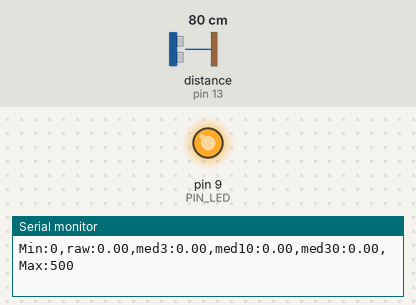
Recording of a sketch running on a simulated Arduino Uno, built with avr-gcc and run on an emulated ATmega328P. Shown: output pins drawn as LEDs (lit = HIGH), the last lines printed to the serial monitor. Wiring (inferred from the names in the program): ultrasonic range finder: trigger pin 12; echo pin 13. The inputs (shaded band) are chosen by the test bench; at power-on: distance to the obstacle (sensor on pin 13) 80 cm. The echo pulse lasts 58.3 µs per cm; pins used as bus, display or sensor lines are not drawn.

Above: at 1.2 s.
1.3 s: distance to the obstacle (sensor on pin 13) set to 18 cm
At 2.0 s:
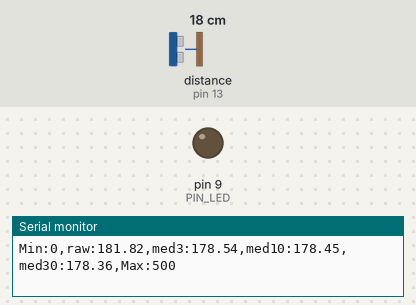
2.8 s: distance to the obstacle (sensor on pin 13) set to 2 cm
At 4.2 s:
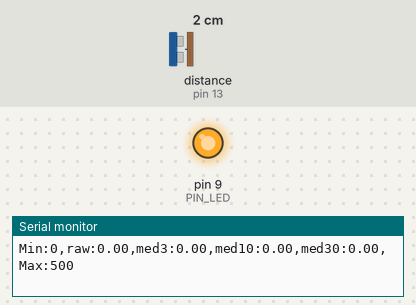
Timing chart, 0 to 5.8 s (numbered marks = the images above; inputs shaded):
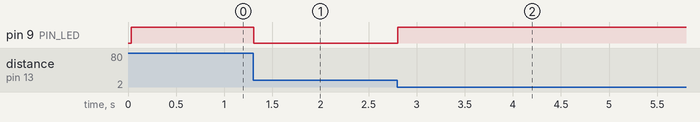

The sketch:

09_practice_2.ino
```cpp
// Arduino pin assignment
#define PIN_LED 9
#define PIN_TRIG 12
#define PIN_ECHO 13

// configurable parameters
#define SND_VEL 346.0 // sound velocity at 24 celsius degree (unit: m/s)
#define INTERVAL 25 // sampling interval (unit: ms)
#define _DIST_MIN 100 // minimum distance to be measured (unit: mm)
#define _DIST_MAX 300 // maximum distance to be measured (unit: mm)
#define MEDIAN_A_LEN 3
#define MEDIAN_B_LEN 10
#define MEDIAN_C_LEN 30
#define STRINGIFIER(X) #X
#define STRINGIFY(X) STRINGIFIER(X)

// NOT copied from the internet :)
// Coded by Yeomin Yoon (20213030)

// A plain swap function
void swap(float& a, float& b) {
  float tmp = a;
  a = b;
  b = tmp;
}

// Inplace quickselect to select target-th largest element
// Returns the target-th largest element
// Post condition: arr[target] == target-th largest element
float qselect(float* arr, uint16_t target, uint16_t begin, uint16_t end) {
  // Overflow-free average (only works when begin <= end)
  uint16_t mid = begin + ((end - begin) / 2);

  // Select pivot and move it to back
  const float pivot = arr[mid];
  swap(arr[mid], arr[end - 1]);

  // Partition the array
  uint16_t store = begin;
  for(uint16_t i = begin; i < end - 1; i++) {
    if(arr[i] < pivot) {
      swap(arr[store], arr[i]);
      store++;
    }
  }

  // Move pivot to right place
  swap(arr[store], arr[end - 1]);

  // Tail optimization. yay.
  if(store == target)
    return arr[store];
  else if(store < target)
    return qselect(arr, target, store + 1, end);
  else
    return qselect(arr, target, begin, store);
}

// This also is not a copy
// Using template may generate better code due to constant optimization
template<uint16_t SIZE>
class MedianStorage {
public:
  uint16_t idx;
  uint16_t len;
  float arr[SIZE];

  MedianStorage() {
    idx = 0;
    len = 0;
    // No need to initialize arr
  }

  // Push a new value into ring buffer
  void push(float val) {
    arr[idx] = val;
    idx = (idx + 1) % SIZE;
    if(len < SIZE)
      len++;
  }

  // Check if all entries of ring buffer if initialized
  bool ready() const {
    return len >= SIZE;
  }

  // Calculate median value. Assumes ready() is true
  // Time complexity: O(n) on average
  float calc() const {
    // First copy the internal state
    float copied[SIZE];
    memcpy(copied, arr, sizeof(arr));

    // Then perform inplace quickselect to find median
    if(SIZE % 2 == 1)
      return qselect(copied, SIZE / 2, 0, SIZE);
    else {
      // Second quickselect may be replaced with a find-max-loop
      // ...which would be faster on a platform with memory prefetcher
      float a = qselect(copied, SIZE / 2, 0, SIZE);
      float b = qselect(copied, SIZE / 2 - 1, 0, SIZE / 2);
      return (a + b) / 2;
    }
  }
};

// global variables
float timeout; // unit: us
float dist_min, dist_max, dist_raw, dist_a, dist_b, dist_c; // unit: mm
unsigned long last_sampling_time; // unit: ms
float scale; // used for pulse duration to distance conversion
MedianStorage<MEDIAN_A_LEN> medianA;
MedianStorage<MEDIAN_B_LEN> medianB;
MedianStorage<MEDIAN_C_LEN> medianC;

void setup() {
// initialize GPIO pins
  pinMode(PIN_LED,OUTPUT);
  pinMode(PIN_TRIG,OUTPUT);
  digitalWrite(PIN_TRIG, LOW);
  pinMode(PIN_ECHO,INPUT);

// initialize USS related variables
  dist_min = _DIST_MIN;
  dist_max = _DIST_MAX;
  timeout = (INTERVAL / 2) * 1000.0; // precalculate pulseIn() timeout value. (unit: us)
  dist_raw = 0.0; // raw distance output from USS (unit: mm)
  dist_a = 0.0;
  dist_b = 0.0;
  dist_c = 0.0;
  scale = 0.001 * 0.5 * SND_VEL;

// initialize serial port
  Serial.begin(230400);

// initialize last sampling time
  last_sampling_time = 0;
}

void loop() {
// wait until next sampling time.
// millis() returns the number of milliseconds since the program started. Will overflow after 50 days.
  if(millis() < last_sampling_time + INTERVAL) return;

// get a distance reading from the USS
  dist_raw = USS_measure(PIN_TRIG,PIN_ECHO);
  medianA.push(dist_raw);
  medianB.push(dist_raw);
  medianC.push(dist_raw);
  if(medianA.ready())
    dist_a = medianA.calc();
  if(medianB.ready())
    dist_b = medianB.calc();
  if(medianC.ready())
    dist_c = medianC.calc();

// output the read value to the serial port
  Serial.print("Min:0,raw:");
  Serial.print(dist_raw);
  Serial.print(",med" STRINGIFY(MEDIAN_A_LEN) ":");
  Serial.print(dist_a);
  Serial.print(",med" STRINGIFY(MEDIAN_B_LEN) ":");
  Serial.print(dist_b);
  Serial.print(",med" STRINGIFY(MEDIAN_C_LEN) ":");
  Serial.print(dist_c);
//  Serial.print(map(dist_ema,0,400,100,500));
  Serial.println(",Max:500");

// turn on the LED if the distance is between dist_min and dist_max
  if(dist_raw < dist_min || dist_raw > dist_max) {
    analogWrite(PIN_LED, 255);
  }
  else {
    analogWrite(PIN_LED, 0);
  }

// update last sampling time
  last_sampling_time += INTERVAL;
}

// get a distance reading from USS. return value is in millimeter.
float USS_measure(int TRIG, int ECHO)
{
  float reading;
  digitalWrite(TRIG, HIGH);
  delayMicroseconds(10);
  digitalWrite(TRIG, LOW);
  reading = pulseIn(ECHO, HIGH, timeout) * scale; // unit: mm
  if(reading < dist_min || reading > dist_max) reading = 0.0; // return 0 when out of range.
  return reading;
}
```

Measured:
- after the input at 1.3 s, pin 9 (PIN_LED): HIGH → LOW at once
- after the input at 2.8 s, pin 9 (PIN_LED): LOW → HIGH at once
